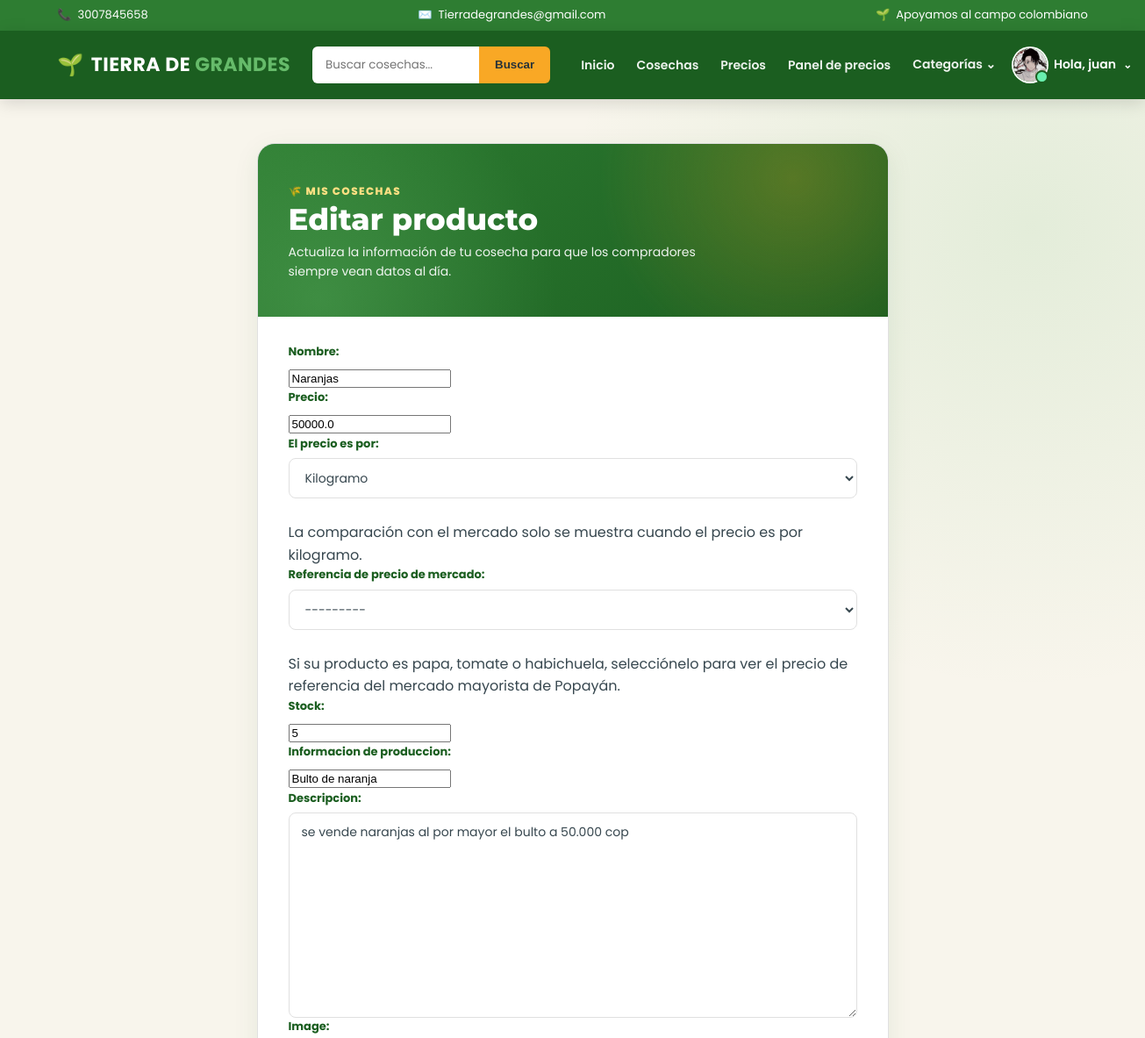
/modificar_producto/1/ (signed in, upper part), run on an earlier commit of the app's database.
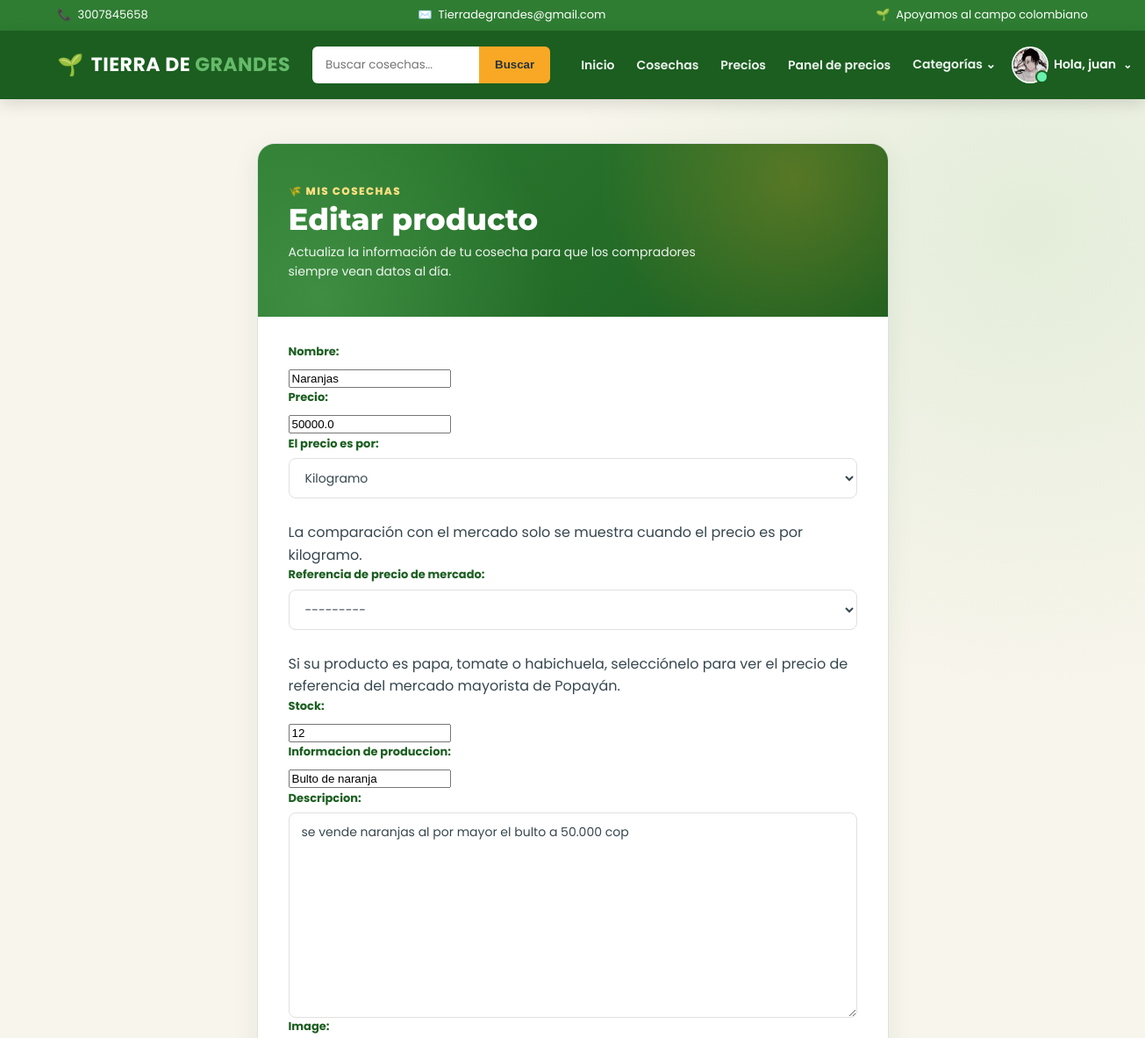
And on a later commit of the database.
### productos/models.py (models this page shows, shortened)
class Producto(models.Model):
    user = models.ForeignKey(Cuentas,on_delete=models.CASCADE, related_name='product')
    nombre = models.CharField(max_length=50)
    slug= AutoSlugField(populate_from='nombre')
    precio = models.FloatField()  # Field name made lowercase.
    Informacion_de_produccion = models.CharField(max_length=100)
    image = models.ImageField()  # Field name made lowercase.
    stock = models.IntegerField()
    timestamp = models.DateTimeField(default=timezone.now)
    descripcion = models.TextField()
    categoria = models.ForeignKey(Categoria,on_delete=models.CASCADE, related_name='productoscat')
    destacado=models.BooleanField(default=True)
    activo=models.BooleanField(default=True)
    fecha_creacion = models.DateTimeField(auto_now_add=True)
    modificacion_date = models.DateTimeField(auto_now=True)
    unidad_precio = models.CharField(max_length=10, choices=UNIDADES_PRECIO, default="kg")
    producto_sipsa = models.CharField(
        max_length=100, blank=True, choices=PRODUCTOS_SIPSA,
        help_text="Producto equivalente en el SIPSA, si tiene precio de referencia",
    )
    class Meta:
        ordering = ['-timestamp']
        verbose_name = 'Producto'
        verbose_name_plural = 'Productos'
        ordering = ['-id']

### categorias/models.py (models this page shows)
class Categoria(models.Model):
    nombre = models.CharField(max_length=45)
    slug = models.CharField(max_length=100, unique=True)
    descripcion = models.TextField()
    image = models.ImageField(blank=True, null=True)
    activo=models.BooleanField(default=True)
    def get_url(self):
        return reverse('productos_categoria', args=[self.slug])
    def __str__(self):
        return self.nombre
    class Meta:
        verbose_name_plural='Categoria'

### productos/views.py (the view, shortened to what this page needs)
# urls.py: path('modificar_producto/<int:pk>/', modificar_producto, name="modificar_producto"),
@login_required
def modificar_producto(request, pk):
    producto = get_object_or_404(Producto, pk=pk)
    if producto.user_id != request.user.pk and not request.user.is_superuser:
        messages.error(request, 'No tienes permiso para modificar este producto')
        return redirect('inicio')
    data = {'form': ProductoForm(instance=producto)}
    return render(request, 'producto/modificar.html', data)

### productos/forms.py (shortened to what this page needs)
class ProductoForm(forms.ModelForm):
    class Meta:
        model = Producto
        fields = [
            'nombre', 'precio', 'unidad_precio', 'producto_sipsa',
            'stock', 'Informacion_de_produccion', 'descripcion',
            'image', 'categoria',
        ]
        labels = {
            'precio': 'Precio',
            'unidad_precio': 'El precio es por',
            'producto_sipsa': 'Referencia de precio de mercado',
        }
        help_texts = {
            'producto_sipsa': (
                'Si su producto es papa, tomate o habichuela, selecciónelo para ver '
                'el precio de referencia del mercado mayorista de Popayán.'
            ),
            'unidad_precio': (
                'La comparación con el mercado solo se muestra cuando el precio es por kilogramo.'
            ),
        }

### carrito/views.py (called while the page is built)
def _carrito_id(request): #creamos una funcion privada que solo va a funcionar en este archivo
    carrito =request.session.session_key
    if not carrito: #hago una condicion que si no exiate
        carrito = request.session.create()
    return carrito

### categorias/context_processors.py (called while the page is built)
def menu_links(request):
    links = Categoria.objects.all()
    return dict(links=links)

### tiera_de_grandes/templates/producto/modificar.html (shortened to what this page needs)
{% extends 'index.html' %}
{% load static %}
{% block extra_css %}
    <link rel="stylesheet" href="{% static 'css/editar_perfil.css' %}">
    <link rel="stylesheet" href="{% static 'css/editar_producto.css' %}">
{% endblock extra_css %}
{% block content %}
<main class="edit-page">
    <div class="container">
        <div class="edit-card product-edit">
            <header class="edit-header">
                <div class="edit-header-overlay"></div>
                <div class="edit-header-content">
                    <div>
                        <span class="edit-tag">🌾 MIS COSECHAS</span>
                        <h1>Editar producto</h1>
                        <p>Actualiza la información de tu cosecha para que los compradores siempre vean datos al día.</p>
                    </div>
                </div>
            </header>
            <form action="" method="post" enctype="multipart/form-data" class="edit-form">
                {{ form }}
            </form>
        </div>
    </div>
</main>
{% endblock content %}

What changed in the data, as far as the page shows it:
changed Producto "Kilogramo": stock "5" → "12"
